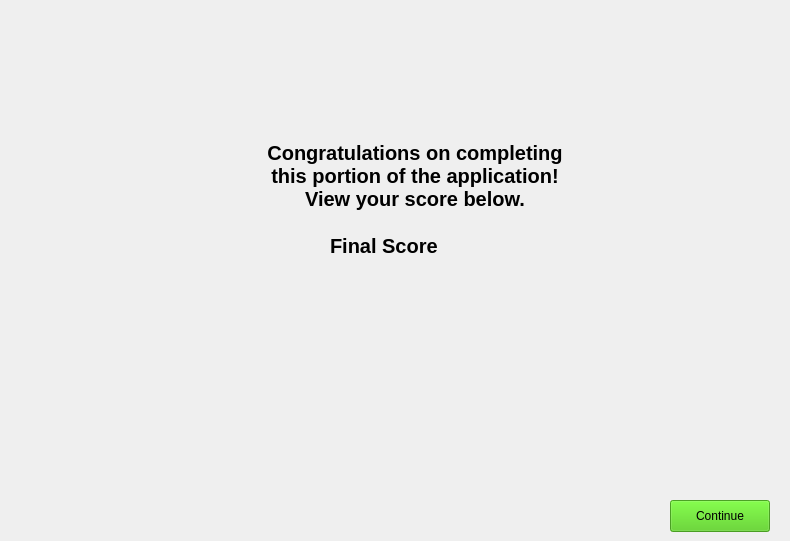
        <widget class="QWidget" name="scoreScreen">
         <widget class="QLabel" name="finalScoreLabel">
          <property name="geometry">
           <rect>
            <x>330</x>
            <y>225</y>
            <width>200</width>
            <height>41</height>
           </rect>
          </property>
          <property name="font">
           <font>
            <pointsize>15</pointsize>
            <bold>true</bold>
           </font>
          </property>
          <property name="text">
           <string>Final Score</string>
          </property>
         </widget>
         <widget class="QPushButton" name="scorePageButton">
          <property name="geometry">
           <rect>
            <x>670</x>
            <y>500</y>
            <width>100</width>
            <height>32</height>
           </rect>
          </property>
          <property name="font">
           <font>
            <pointsize>9</pointsize>
           </font>
          </property>
          <property name="styleSheet">
           <string notr="true">QPushButton{
background-color: rgba(70, 200, 10, 0.8);
}

QPushButton:hover{
background-color: rgba(75, 210, 12, 0.8);
}

QPushButton:disabled{
background-color: rgba(70, 200, 10, 50);
}</string>
          </property>
          <property name="text">
           <string>Continue</string>
          </property>
         </widget>
         <widget class="QLabel" name="label_5">
          <property name="geometry">
           <rect>
            <x>240</x>
            <y>125</y>
            <width>350</width>
            <height>101</height>
           </rect>
          </property>
          <property name="font">
           <font>
            <pointsize>15</pointsize>
            <bold>true</bold>
           </font>
          </property>
          <property name="text">
           <string>Congratulations on completing
this portion of the application!
View your score below.</string>
          </property>
          <property name="alignment">
           <set>Qt::AlignCenter</set>
          </property>
         </widget>
         <widget class="PhysicsSceneWidget" name="PhysicsWindow" native="true">
          <property name="enabled">
           <bool>true</bool>
          </property>
          <property name="geometry">
           <rect>
            <x>20</x>
            <y>0</y>
            <width>761</width>
            <height>531</height>
           </rect>
          </property>
         </widget>
         <zorder>finalScoreLabel</zorder>
         <zorder>label_5</zorder>
         <zorder>PhysicsWindow</zorder>
         <zorder>scorePageButton</zorder>
        </widget>
